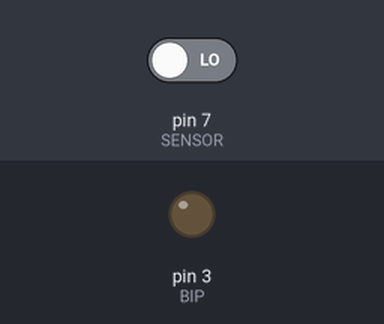
Recording of a sketch running on a simulated Arduino Uno, built with avr-gcc and run on an emulated ATmega328P. On the bench: output pins drawn as LEDs (lit = HIGH). The test bench sets the inputs (shaded band); at power-on: pin 7 (SENSOR) LOW.

Above: at 1.2 s.
1.3 s: pin 7 (SENSOR) driven HIGH
At 2.3 s:
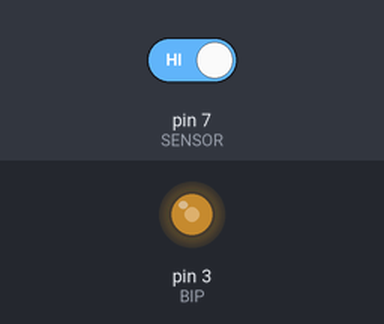
Timing chart, 0 to 4.3 s (numbered marks = the images above; inputs shaded):
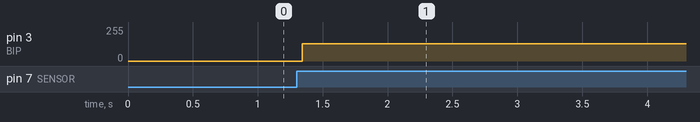

The sketch:

touch_bip.ino
```cpp
const int SENSOR = 7;
const int BIP = 3;

void setup() {
  Serial.begin(9600);
  pinMode(SENSOR, INPUT);
  pinMode(BIP, OUTPUT);
}

void loop() {
  int state = digitalRead(SENSOR);
  if(state == HIGH) {
    sonar();
  } else {
    noSonar();
  }
}

void sonar() {
  digitalWrite(BIP, HIGH);
  delay(1);
  digitalWrite(BIP, LOW);
  delay(1);
}

void noSonar() {
  digitalWrite(BIP, LOW);
}
```

Measured:
- after the input at 1.3 s, pin 3 (BIP): 0/255 → 129/255 at once
